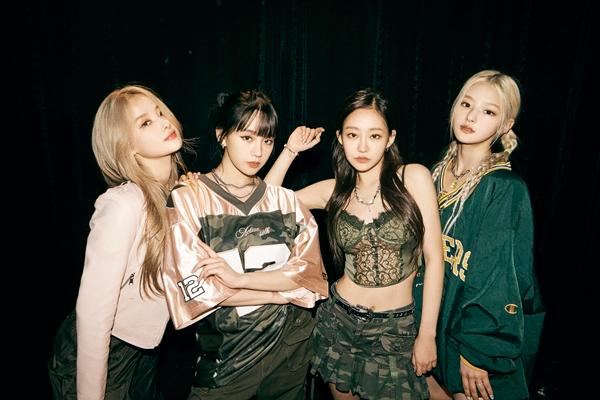
#> input picture HELLO_AI/day01/k.jpg, 600 x 400 px
$ python mycv09face.py
#> lines starting #> are read from the running program, lines starting #| are printed output that depends on the picture
import cv2

image = cv2.imread('k.jpg')
#> image is the input picture: shape (400, 600, 3); mean B, G, R 55.7, 64.8, 65.8

gray = cv2.cvtColor(image, cv2.COLOR_BGR2GRAY)
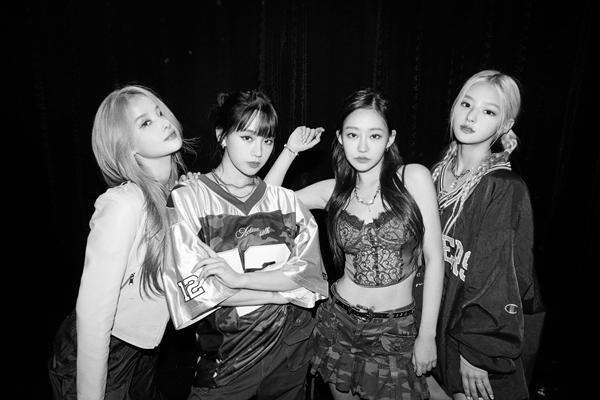
#> gray: shape (400, 600); min 0, max 255, mean 64
face_cascade = cv2.CascadeClassifier(cv2.data.haarcascades + 'haarcascade_frontalface_alt.xml')
faces = face_cascade.detectMultiScale(gray, scaleFactor=1.1, minNeighbors=5, minSize=(30, 30))
#> faces = [[335, 113, 58, 58], [228, 117, 56, 56], [441, 83, 68, 68]]

for idx, (x, y, w, h) in enumerate(faces):
    #cv2.rectangle(image, (x, y), (x+w, y+h), (0, 255, 0), 2)
    cropped = image[y:y+h, x:x+w]
    cv2.imshow(f"{idx}", cropped)
    cv2.imwrite(f"{idx}.png", cropped)
    print(idx,x, y, w, h)
#> this loop made 3 passes
#| 0 335 113 58 58
#| 1 228 117 56 56
#| 2 441 83 68 68
#> pass 1, `cropped = image[y:y+h, x:x+w]`:
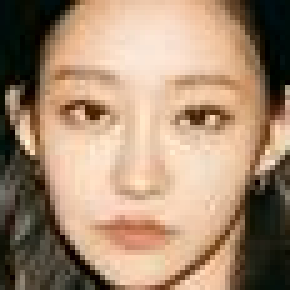
#> cropped: shape (58, 58, 3) (shown 5 times larger); mean B, G, R 114.2, 138.8, 166.5
#> pass 2, `cropped = image[y:y+h, x:x+w]`:
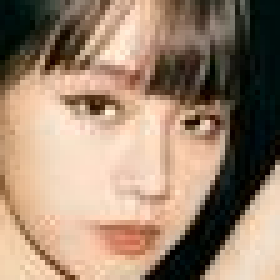
#> cropped: shape (56, 56, 3) (shown 5 times larger); mean B, G, R 112.2, 133.3, 157.8
#> pass 3, `cropped = image[y:y+h, x:x+w]`:
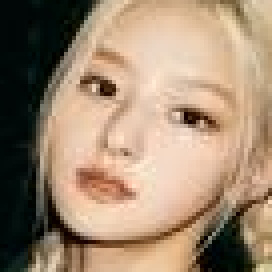
#> cropped: shape (68, 68, 3) (shown 4 times larger); mean B, G, R 113.4, 137, 160.8

cv2.imshow('Face Detection', image)
cv2.waitKey()
cv2.destroyAllWindows()

$ run again, with HELLO_AI/day01/0.jpg copied over HELLO_AI/day01/k.jpg
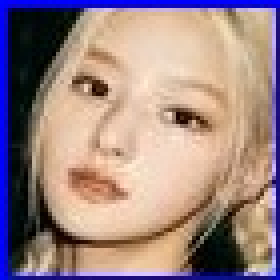
#> input picture HELLO_AI/day01/0.jpg, 70 x 70 px (shown 4 times larger)
#> image is the input picture: shape (70, 70, 3); mean B, G, R 131.5, 133.7, 157.7
#> `gray = cv2.cvtColor(image, cv2.COLOR_BGR2GRAY)`:
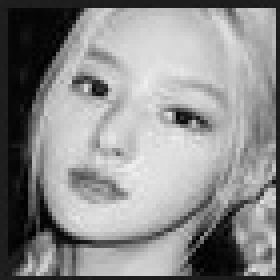
#> gray: shape (70, 70) (shown 4 times larger); min 0, max 238, mean 140.6
#> faces = [[3, 4, 58, 58]]
#> the loop `for idx, (x, y, w, h) in enumerate(faces):` made 1 pass
#> (printed output is left out)
#> pass 1, `cropped = image[y:y+h, x:x+w]`:
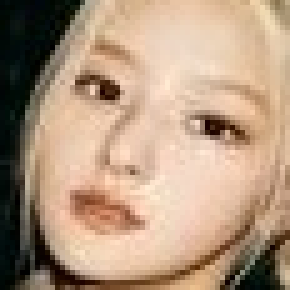
#> cropped: shape (58, 58, 3) (shown 5 times larger); mean B, G, R 127, 151.2, 178.2

$ run again, with HELLO_AI/day01/2.jpg copied over HELLO_AI/day01/k.jpg
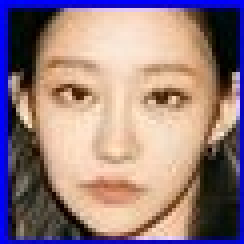
#> input picture HELLO_AI/day01/2.jpg, 61 x 61 px (shown 4 times larger)
#> image is the input picture: shape (61, 61, 3); mean B, G, R 127.8, 125.8, 150.9
#> `gray = cv2.cvtColor(image, cv2.COLOR_BGR2GRAY)`:
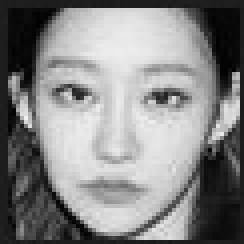
#> gray: shape (61, 61) (shown 4 times larger); min 0, max 242, mean 133.6
#> faces = [[6, 6, 48, 48]]
#> the loop `for idx, (x, y, w, h) in enumerate(faces):` made 1 pass
#> (printed output is left out)
#> pass 1, `cropped = image[y:y+h, x:x+w]`:
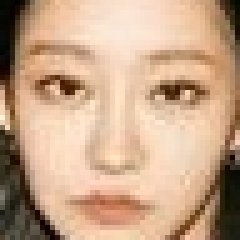
#> cropped: shape (48, 48, 3) (shown 5 times larger); mean B, G, R 136.1, 164.1, 197.8
